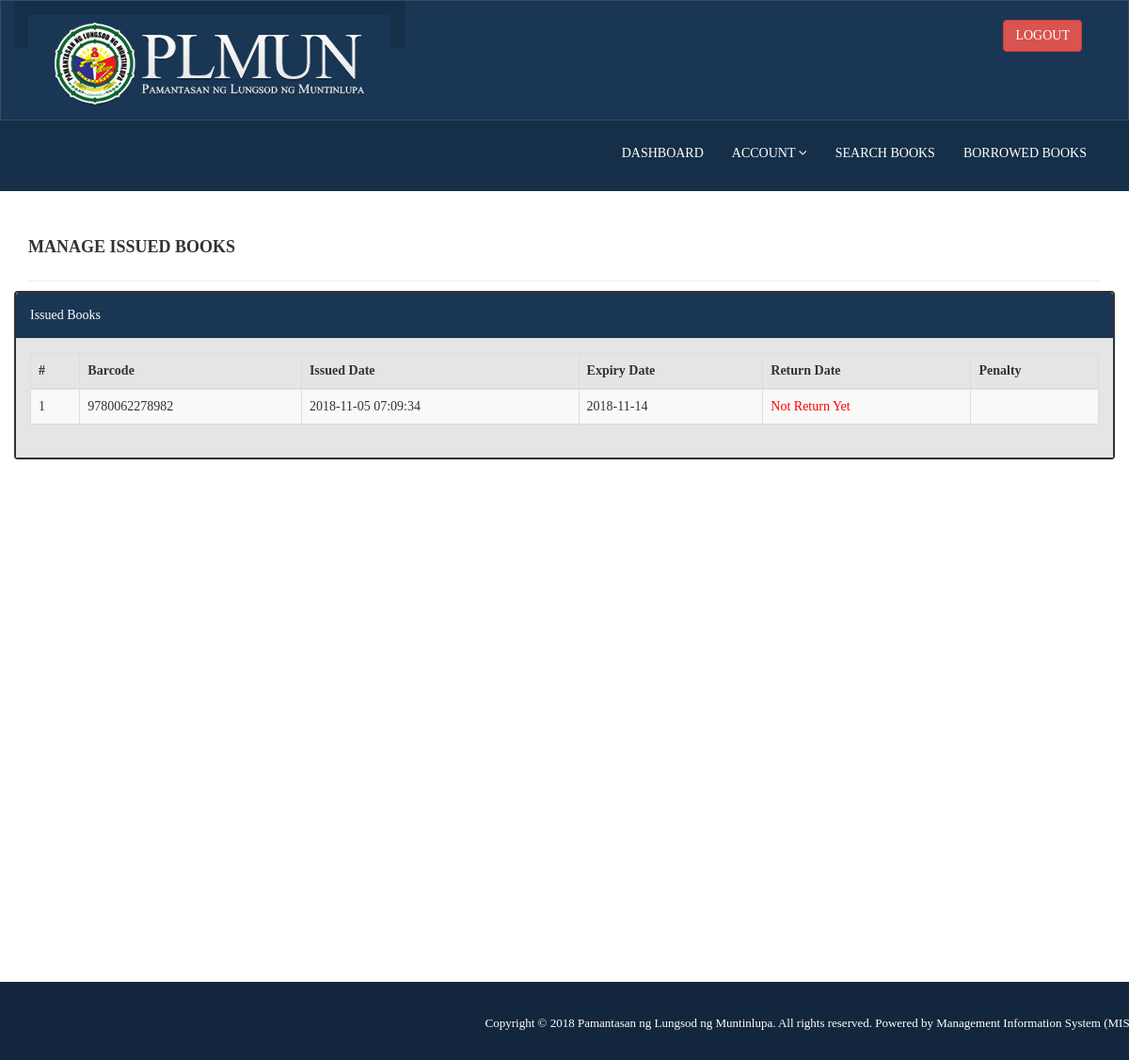
The page /issued-books.php (signed in) on the database its author committed.
### tables this page shows
CREATE TABLE `tblissuedbookdetails` (
  `id` int(11) NOT NULL,
  `BookId` varchar(255) DEFAULT NULL,
  `StudentID` varchar(150) DEFAULT NULL,
  `IssuesDate` timestamp NULL DEFAULT CURRENT_TIMESTAMP,
  `expirationDate` varchar(255) NOT NULL,
  `ReturnDate` timestamp NULL DEFAULT NULL ON UPDATE CURRENT_TIMESTAMP,
  `RetrunStatus` int(1) NOT NULL,
  `fine` int(11) DEFAULT NULL
);

### issued-books.php (the view, shortened to what this page needs)
<?php
include('includes/config.php');
if(strlen($_SESSION['login'])==0)
    {
header('location:index.php');
}
else{
    ?>
<!DOCTYPE html>
<html xmlns="http://www.w3.org/1999/xhtml" class="animated fadeIn">
<head>
    <link href="assets/css/bootstrap6.css" rel="stylesheet" />
    <link href="assets/css/font-awesome.css" rel="stylesheet" />
    <link href="assets/js/dataTables/dataTables.bootstrap.css" rel="stylesheet" />
    <link href="assets/css/style7.css" rel="stylesheet" />
	<link href="assets/css/animate.css" rel="stylesheet" />
</head>
<body>
<?php include('includes/header.php');?>
    <div class="content-wrapper">
         <div class="container">
        <div class="row pad-botm">
            <div class="col-md-12">
                <h4 class="header-line">Manage Issued Books</h4>
    </div>
            <div class="row">
                <div class="col-md-12">
                    <div class="panel panel-default">
                        <div class="panel-heading">
                          Issued Books
                        </div>
                        <div class="panel-body">
                            <div class="table-responsive">
                                <table class="table table-striped table-bordered table-hover" id="dataTables-example">
                                    <thead>
                                        <tr>
                                            <th>#</th>
                                            <th>Barcode </th>
                                            <th>Issued Date</th>
											<th>Expiry Date</th>
                                            <th>Return Date</th>
                                            <th>Penalty</th>
                                        </tr>
                                    </thead>
                                    <tbody>
<?php
$sid=$_SESSION['stdid'];
$sql="	SELECT tblissuedbookdetails.BookId,tblissuedbookdetails.IssuesDate,
		tblissuedbookdetails.ReturnDate,tblissuedbookdetails.id as rid,tblissuedbookdetails.Expirationdate ,tblissuedbookdetails.fine
		from  tblissuedbookdetails join tblstudents on
		tblstudents.StudentId=tblissuedbookdetails.StudentId
		where tblstudents.StudentId=:sid order by tblissuedbookdetails.id desc";
$query = $dbh -> prepare($sql);
$query-> bindParam(':sid', $sid, PDO::PARAM_STR);
$query->execute();
$results=$query->fetchAll(PDO::FETCH_OBJ);
$cnt=1;
if($query->rowCount() > 0)
{
foreach($results as $result)
{               ?>
                                        <tr class="odd gradeX">
                                            <td class="center"><?php echo htmlentities($cnt);?></td>
                                            <td class="center"><?php echo htmlentities($result->BookId);?></td>
                                            <td class="center"><?php echo htmlentities($result->IssuesDate);?></td>
											<td class="center"><?php echo htmlentities($result->Expirationdate);?></td>
                                            <td class="center"><?php if($result->ReturnDate=="")
                                            {?>
                                            <span style="color:red">
                                             <?php   echo htmlentities("Not Return Yet"); ?>
                                                </span>
                                            <?php } else {
                                            echo htmlentities($result->ReturnDate);
                                        }
                                            ?>
											</td>
                                              <td class="center"><?php echo htmlentities($result->fine);?></td>
                                        </tr>
 <?php $cnt=$cnt+1;}} ?>
                                    </tbody>
                                </table>
                            </div>
                        </div>
                    </div>
                </div>
            </div>
    </div>
    </div>
    </div>
  <?php include('includes/footer.php');?>
</body>
</html>
<?php } ?>

### assets/css/style7.css (style rules this page uses)
body { font-family: 'Open Sans', sans-serif; line-height:28px; }
.content-wrapper { margin-top: 40px; min-height:800px; }
.header-line { font-weight:900; padding-bottom:25px; border-bottom:1px solid #eeeeee; text-transform:uppercase; font-family: Franklin Gothic; }
.pad-botm { padding-bottom:30px; }

### rows shown on the page
tblissuedbookdetails: BookId "9780062278982", IssuesDate "2018-11-05 07:09:34", expirationDate "2018-11-14"
